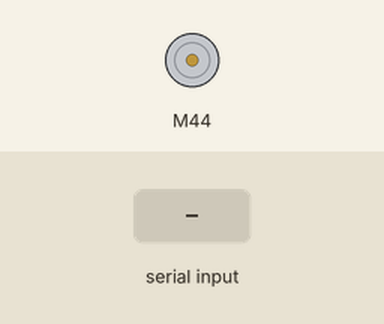
The sketch below on a simulated Arduino Mega 2560, built with avr-gcc and run on an emulated ATmega2560. Shown: DC motor (green arrow = forward, orange = backward, longer = faster). Inputs (shaded band) come from the test bench. What the sketch prints to the serial monitor is not drawn.

Above: at 1.2 s.
1.3 s: "LOW" received over Serial
Timing chart, 0 to 9.5 s (numbered marks = the images above; inputs shaded):
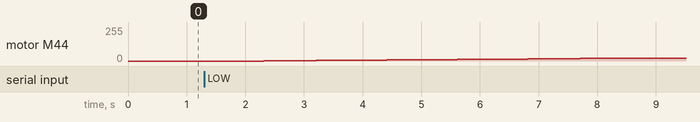

Measured:
- after the input at 1.3 s, motor M44: moves from stopped to forward 20/255 over 5.7 s, starting after 1.0 s

The sketch:

auger.ino
```cpp
//CHANGELOG
//v0.41: updated setDirection() to switch even if maxSpd is 0.
//v0.4: added changelog and documentation and comments for each variable, definition, and function parameter.
//v0.3: added direction switching via setDirection() and SWITCH command
//v0.2: rewritten code to use the CytronMotorDriver library by cytron technologies
//v0.1: initial version of code using the AccelStepper library by arduino

//libs
//this code uses the cytron motor driver library by cytron technologies:
//https://github.com/CytronTechnologies/CytronMotorDriver
#include <CytronMotorDriver.h>

//pins
//[PWM_PIN] defines the pwm pin on the arduino being used; controls the motor's speed
//[DIR_PIN] defines the digital pin on the arduino being used; controls the motor's direction
#define PWM_PIN 44
#define DIR_PIN 42

//auger
//type, pwm pin, dir pin
//pwm pin and dir pin can be changed via the definitions at the top.
CytronMD myAuger(PWM_DIR, PWM_PIN, DIR_PIN);

//spd profile variables
//the [ACCEL_DELAY] definition is used to control the delay between each acceleration iteration.
//[int acc] is the acceleration value of the motor; each iteration will add this value to the current speed
//[int dec] is the decceleration of the motor; each iteration will subtract this value from the current speed
//[int maxSpd] is the maximum speed the motor is allowed to turn
//[int currSpd] is the current speed of the motor.
//              note: library functions accept only up to 255; for all purposes, currSpd and maxSpd should be no greater than 255.
//[String currProf] is the current speed profile being used by the motor
//                  note: does not do anything in code; is used for debugging and serial monitor line commands.
//[String currDir] is the current spinning direction of the motor.
//                 note: only use values of "CW" or "CCW". not necessary if motor being used is not bidirectional
//                       on a bidirectional motor, negative speeds will correspond to spinning in the opposite direction.
#define ACCEL_DELAY 300
int acc = 0;
int dec = 0;
int maxSpd = 0;
int currSpd = 0;
String currProf = "OFF";
String currDir = "CW";

void setup() {
  Serial.begin(9600);
  pinMode(PWM_PIN, OUTPUT);
  pinMode(DIR_PIN, OUTPUT);

  spdProfile(3);
}

//allow the user to select a speed profile
//param [int prof] will current only accept a value from 0-3. anything out of range will return with an error and continue to run the program
//more speed profiles can be added as necessary.
//each speed profile has its own acceleration (int acc), decceleration (int dec), and max speed (int maxSpd) and can be modified as necessary.
//
//speed profile 0 (low): acc/dec == 1, maxSpd == 20; 20 is the threshold required to start moving the motor.
//speed profile 1 (high): acc/dec == 1, maxSpd == 40
//speed profile 2 (off): acc/dec == 1, maxSpd == 0; will deccelerate motor to a halt.
//speed profile 3 (emergenct stop): acc == 0, dec == 255, maxSpd == 0; will instantly stop the motor.
void spdProfile(int prof) {
  switch(prof) {
    //low speed
    case 0:
      acc = 1;
      dec = 1;
      maxSpd = 20;
      break;
    //high speed
    case 1:
      acc = 1;
      dec = 1;
      maxSpd = 40;
      break;
    //off
    case 2:
      acc = 1;
      dec = 1;
      maxSpd = 0;
      break;
    //emergency stop
    case 3:
      acc = 0;
      dec = 0;
      maxSpd = 0;
      break;
    default:
      Serial.println("ERROR: Invalid speed profile selected.");
  }
}

//switches the direction of the motor to either clockwise or counterclockwise
//param [String dir] will accept either "CW" or "CCW". other values will not do anything.
//will only switch directions if currently capable, and will not switch if the max speed is set incorrectly.
//if the speed is currently 0, will switch between "CW" and "CCW".
void setDirection(String dir) {
  if(dir == "CW" && maxSpd < 0) {
    maxSpd *= -1;
  }
  else if(dir == "CCW" && maxSpd > 0) {
    maxSpd *= -1;
  }
  else if(dir == "CW" && maxSpd == 0) {
    dir = "CCW";
  }
  else if(dir == "CCW" && maxSpd == 0) {
    dir = "CW";
  }
  else {
    Serial.println("ERROR: Invalid direction specified.");
  }
}

//moves the auger drill towards a desired speed
//param [CytronMD auger] is a given auger you want to set the speed for.
//param [int acc] is the acceleration value. will add or subtract from the speed for each iteration while increasing or decreasing speed.
//                note: acceleration is also reliant on the delay, which can be found in the definitions at the top.
//                      a longer delay will decrease the acceleration speed.
//                      additionally, commands cannot be input while the motor is accelerating or deccelerating due to this occuring in a loop.
void dig(CytronMD auger, int acc) {
  setDirection(currDir);
  //checks current speed
  int spd = currSpd;
  Serial.println("Current speed: " + String(spd));
  Serial.println("Target speed: " + String(maxSpd));

  if(spd < maxSpd) {
    //accelerates by increasing speed by ~2%/0.3ms up to maxSpd
    while(spd < maxSpd) {
      spd += acc;
      currSpd = spd;
      auger.setSpeed(spd);
      delay(ACCEL_DELAY);
    }
  }
  else if(spd > maxSpd) {
    //deccelerates by decreasing speed by ~2%/0.3s down to maxSpd
    while(spd > maxSpd) {
      spd -= dec;
      currSpd = spd;
      auger.setSpeed(spd);
      delay(ACCEL_DELAY);
    }
  }
  else {
    Serial.println("No change in speed.");
  }

  Serial.println("Finished altering speed.");
}

void emergencyStop(CytronMD auger) {
  auger.setSpeed(0);
  while(true) {} //do nothing
}

void loop() {
  //serial input; use via serial monitor OR a serial communication script interfaced with another board like a raspberry pi
  String in;
  String cmd;

  //displays available commands as well as the current values or options for each command.
  Serial.println("COMMANDS");
  Serial.println("=================");
  Serial.println("Speed: LOW/HIGH/OFF [CURRENT: " + currProf + "]");
  Serial.println("Direction: SWITCH [CURRENT: " + currDir + "]");
  Serial.println("Emergency Stop: ESTOP");

  //takes in input and trims it to remove terminating characters
  in = Serial.println("");
  while (Serial.available() == 0) {}
  cmd = Serial.readString();
  cmd.trim();

  //interprets the given command:
  //LOW == accelerates auger towards the low speed setting (refer to speed profile)
  //HIGH == accelerates auger towards the high speed setting (refer to speed profile)
  //OFF == deccelerates motor down to a stop
  //SWITCH == will switch the current direction of the auger between CW (clockwise) and CCW (counter-clockwise)
  //ESTOP == emergency stop. will immediately halt the motor and stop the program from running by leaving it in a loop
  //if none of these commands are given, an error will printed in the serial monitor and the program will continue running like usual.
  if(cmd == "LOW") {
    spdProfile(0);
  }
  else if(cmd == "HIGH") {
    spdProfile(1);
  }
  else if(cmd == "OFF") {
    spdProfile(2);
  }
  else if(cmd == "SWITCH") {
    if(currDir == "CW") {
      currDir = "CCW";
      setDirection("CCW");
    }
    else {
      currDir = "CW";
      setDirection("CW");
    }

    Serial.println("Switching to " + currDir);
  }
  else if(cmd == "ESTOP") {
    spdProfile(3);
    emergencyStop(myAuger);
    return;
  }
  else {
    Serial.println("ERROR: Invalid command entered.");
  }

  //function call that allows the motor to spin.
  dig(myAuger, acc);
}
```
